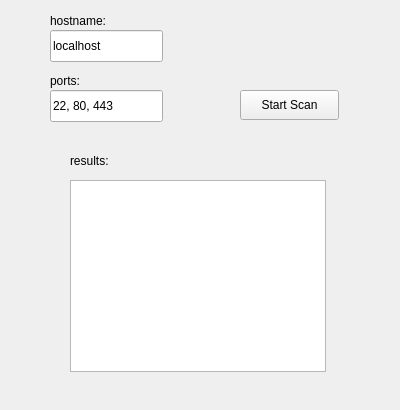
<?xml version="1.0" encoding="UTF-8"?>
<ui version="4.0">
 <class>Scanner</class>
 <widget class="QWidget" name="Scanner">
  <property name="geometry">
   <rect>
    <x>0</x>
    <y>0</y>
    <width>400</width>
    <height>410</height>
   </rect>
  </property>
  <property name="windowTitle">
   <string>Scanner</string>
  </property>
  <widget class="QLineEdit" name="hostnameEntry">
   <property name="geometry">
    <rect>
     <x>50</x>
     <y>30</y>
     <width>113</width>
     <height>32</height>
    </rect>
   </property>
   <property name="text">
    <string>localhost</string>
   </property>
  </widget>
  <widget class="QLineEdit" name="portEntry">
   <property name="geometry">
    <rect>
     <x>50</x>
     <y>90</y>
     <width>113</width>
     <height>32</height>
    </rect>
   </property>
   <property name="text">
    <string>22, 80, 443</string>
   </property>
  </widget>
  <widget class="QPushButton" name="startButton">
   <property name="geometry">
    <rect>
     <x>240</x>
     <y>90</y>
     <width>99</width>
     <height>30</height>
    </rect>
   </property>
   <property name="text">
    <string>Start Scan</string>
   </property>
  </widget>
  <widget class="QTextBrowser" name="resultWindow">
   <property name="geometry">
    <rect>
     <x>70</x>
     <y>180</y>
     <width>256</width>
     <height>192</height>
    </rect>
   </property>
  </widget>
  <widget class="QLabel" name="label">
   <property name="geometry">
    <rect>
     <x>50</x>
     <y>10</y>
     <width>81</width>
     <height>22</height>
    </rect>
   </property>
   <property name="text">
    <string>hostname:</string>
   </property>
  </widget>
  <widget class="QLabel" name="label_2">
   <property name="geometry">
    <rect>
     <x>50</x>
     <y>70</y>
     <width>68</width>
     <height>22</height>
    </rect>
   </property>
   <property name="text">
    <string>ports:</string>
   </property>
  </widget>
  <widget class="QLabel" name="label_3">
   <property name="geometry">
    <rect>
     <x>70</x>
     <y>150</y>
     <width>68</width>
     <height>22</height>
    </rect>
   </property>
   <property name="text">
    <string>results:</string>
   </property>
  </widget>
 </widget>
 <layoutdefault spacing="6" margin="11"/>
 <resources/>
 <connections/>
</ui>
